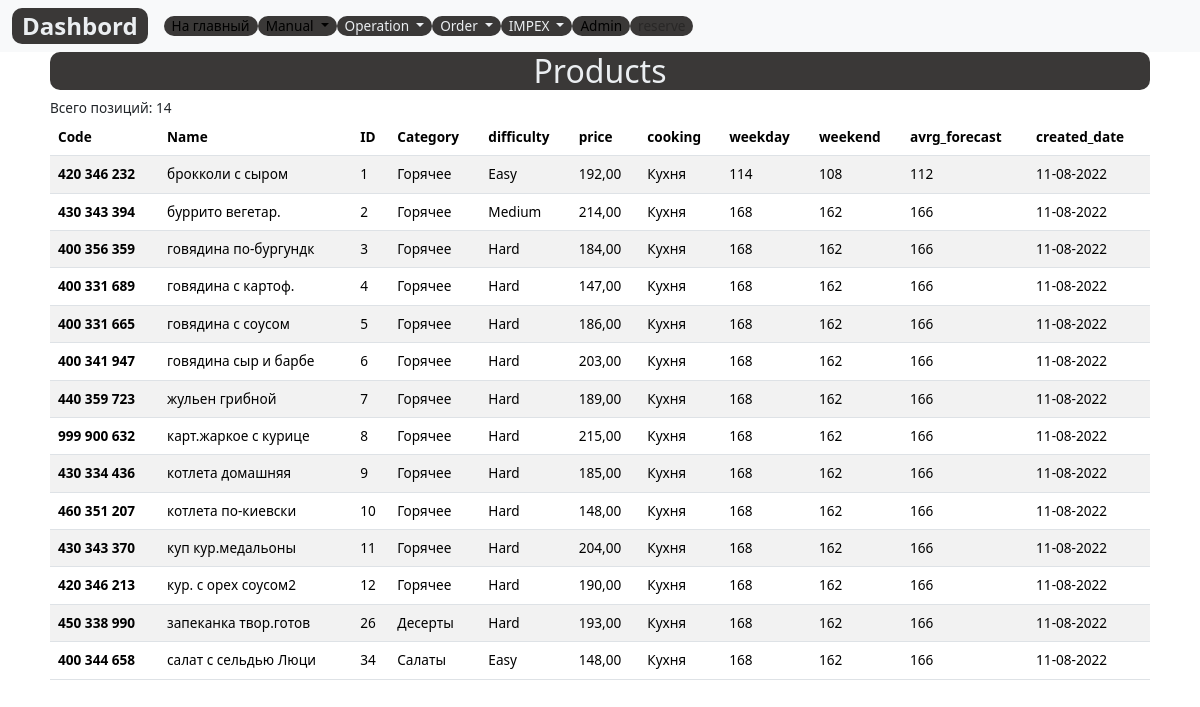
The page /products-list/ on the database as committed earlier.
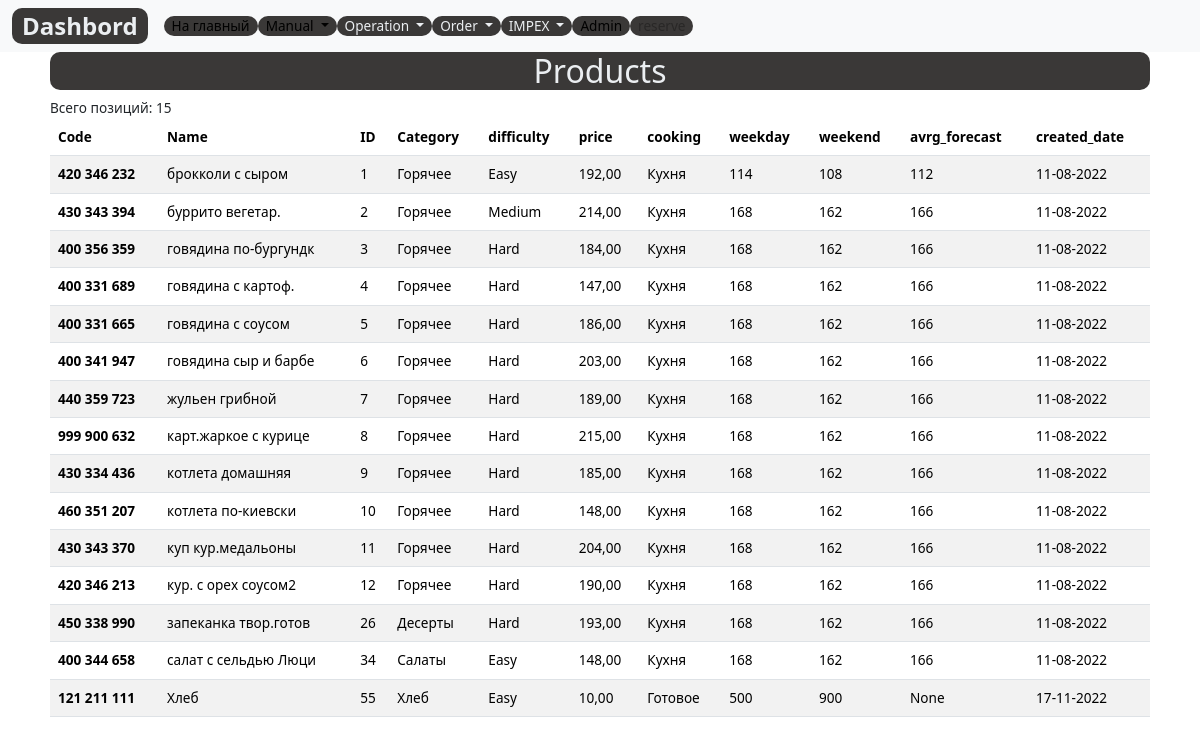
The same page on the database as committed later.
### register/models.py (models this page shows, shortened)
class Product(models.Model):
    DIFFICULTY_LEVELS = (
        ('Easy', 'Easy'),
        ('Medium', 'Medium'),
        ('Hard', 'Hard'),
    )
    code=models.DecimalField(max_digits=10, help_text="Не более 10 знаков", decimal_places=0, unique=True)
    name = models.CharField(max_length=200,help_text="Не более 200 знаков", db_index=True, verbose_name='Продукт')
    category = models.ForeignKey(Category, related_name='product', on_delete=models.CASCADE)
    ingredient = models.ManyToManyField(Item, through=RecipeIngredient)
    difficulty = models.CharField(choices=DIFFICULTY_LEVELS, max_length=10)
    price = models.DecimalField(max_digits=10,help_text="Не более 10 знаков", decimal_places=2)
    description = models.TextField(blank=True, null=True)
    cooking= models.TextField(blank=True, null = True)
    slug= models.SlugField(max_length=255, verbose_name='Url', unique=True)
    weekday_forecast=models.PositiveIntegerField(verbose_name='Будни', null = True)
    weekend_forecast=models.PositiveIntegerField(verbose_name='Выходные', null = True)
    avrg_forecast= models.PositiveIntegerField(editable=False, verbose_name='Суточные', default=1, null = True)
    holiday_forecast=models.PositiveIntegerField(verbose_name='Праздники', null = True)
    promotion_forecast=models.PositiveIntegerField(verbose_name='Промо', null = True)
    created_date= models.DateField(auto_now_add=True, verbose_name='Создан',null=True)
    updated_date = models.DateField(auto_now=True,  verbose_name='Изменен', null=True)
    class Meta:
        ordering = ['category', 'name']
        verbose_name = 'Продукт'
        verbose_name_plural = 'Продукты'

class Category(models.Model):
    code= models.CharField(max_length=5, help_text="Не более 5 цифр",  unique=True,verbose_name='Код')
    name = models.CharField(max_length=200, help_text="Не более 200 знаков", db_index=True, verbose_name='Категория')
    slug= models.SlugField(max_length=255, verbose_name='Url', unique=True)
    created_date= models.DateField(auto_now_add=True, verbose_name='Создан',null=True)
    updated_date = models.DateField(auto_now=True,  verbose_name='Изменен', null=True)
    class Meta:
        ordering = ['name']
        verbose_name = 'Категория продукта'
        verbose_name_plural = 'Категории продуктов'
    def __str__(self):
        return self.name

### register/views.py (the view)
# urls.py: path('products-list/', ProductListView.as_view(), name='products-list'),
class ProductListView(ListView):
    model= Product
    template_name = 'register/products/products.html'
    context_object_name = 'products'

### register/templates/register/products/products.html (shortened to what this page needs)
{% extends 'base_simple.html' %}
{% load static %}
{% block content %}
<div class="col-11 mx-auto">
  <h2 class="custom">Products</h2>
  Всего позиций: {{products.count}}
  <table class="table table-striped">
    <thead style="position: sticky;
  top: -1px;
  z-index: 2;background: #9d9e9e;">
      <tr>
        <th scope="col">Code</th>
        <th scope="col">Name</th>
        <th scope="col">ID</th>
        <th scope="col">Category</th>
        <th scope="col">difficulty</th>
        <th scope="col">price</th>
        <th scope="col">cooking</th>
        <th scope="col">weekday</th>
        <th scope="col">weekend</th>
        <th scope="col">avrg_forecast</th>
        <th scope="col">created_date</th>
      </tr>
    </thead>
    <tbody>
      {% for product in products%}
      <tr>
        <th scope="row">{{product.code}}</th>
        <td>{{product.name}}</td>
        <td>{{product.id}}</td>
        <td>{{product.category}}</td>
        <td>{{product.difficulty}}</td>
        <td>{{product.price}}</td>
        <td>{{product.cooking}}</td>
        <td>{{product.weekday_forecast}}</td>
        <td>{{product.weekend_forecast}}</td>
        <td>{{product.avrg_forecast}}</td>
        <td>{{product.created_date|date:'d-m-Y'}}</td>
      </tr>
      {% endfor %}
    </tbody>
  </table>
</div>
{% endblock %}

Rows that differ between the two databases and show on the page:
added Product: code "121 211 111", name "Хлеб", id "55", category "Хлеб", difficulty "Easy", price "10,00", cooking "Готовое", weekday_forecast "500", weekend_forecast "900", avrg_forecast "None", created_date "17-11-2022"
Other text that changed with them:
{{ products.count }}: "14" → "15"
